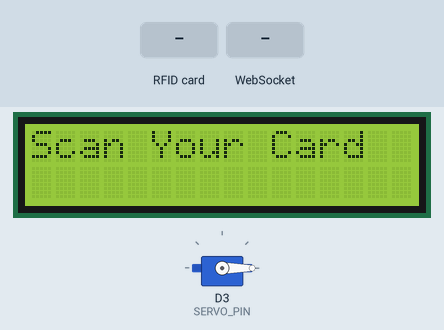
Recording of a sketch running on a simulated ESP8266 (NodeMCU). Shown: 16×2 character LCD, servo. The inputs (shaded band) are chosen by the test bench. WiFi joins after 1.5 s; servers stay silent unless stated.

Above: at 2.8 s.
2.9 s: RFID card 5E 7A 19 C4 held to the reader
At 4.1 s:
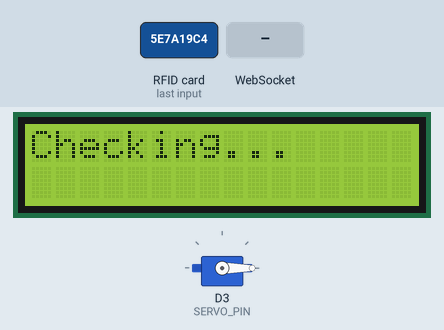
4.4 s: WebSocket text "1" received
At 5.4 s:
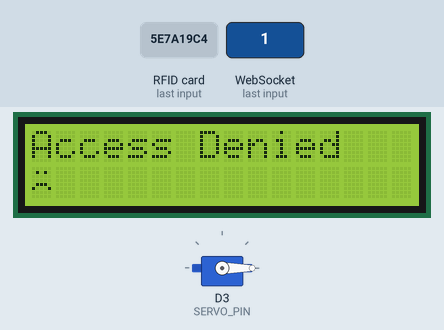
Timing chart, 0 to 7.4 s (numbered marks = the images above; inputs shaded):
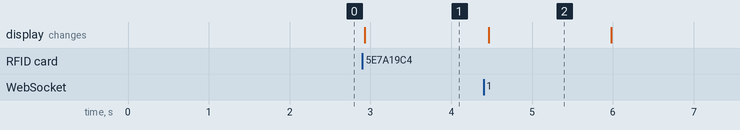

Measured:
- after the input at 2.9 s, the display: changes at once (image 1)
- after the input at 4.4 s, the display: changes after 0.06 s (image 2)
- what the display in image 2 shows lasts 1.5 s, from 4.5 s to 6.0 s

The sketch:

MotorNfcLcd.ino
```cpp
#include <ESP8266WiFi.h>
#include <WebSocketsClient.h>
#include <ArduinoJson.h>
#include <SPI.h>
#include <MFRC522.h>
#include <Servo.h>
#include <LiquidCrystal_I2C.h>

/* ===== Pins ===== */
#define SS_PIN D8
#define RST_PIN D0
#define SERVO_PIN D3

/* ===== WiFi ===== */
const char* ssid = "";
const char* password = "";

/* ===== WebSocket ===== */
const char* WS_HOST = "";
const uint16_t WS_PORT = 8765;
const char* WS_PATH = "/";

/* ===== Objects ===== */
WebSocketsClient webSocket;
MFRC522 mfrc522(SS_PIN, RST_PIN);
Servo gateServo;
LiquidCrystal_I2C lcd(0x27, 16, 2);

/* ===== State ===== */
bool wsConnected = false;

/* ===== Heart ❤️ ===== */
byte heartChar[8] = {
  0b00000,
  0b01010,
  0b11111,
  0b11111,
  0b11111,
  0b01110,
  0b00100,
};

/* ===== Sad Face 😞 ===== */
byte sadChar[8] = {
  0b00000,
  0b01010,
  0b00000,
  0b00000,
  0b01110,
  0b10001,
  0b00000,
};

/* ===== Servo ===== */
void openGate() {
  for (int pos = 15; pos <= 180; pos++) {
    gateServo.write(pos);
    delay(20);
  }

  delay(2000);

  for (int pos = 180; pos >= 15; pos--) {
    gateServo.write(pos);
    delay(20);
  }
}

/* ===== WebSocket Events ===== */
void onWebSocketEvent(WStype_t type, uint8_t* payload, size_t length) {

  if (type == WStype_CONNECTED) {
    wsConnected = true;
    lcd.clear();
    lcd.print("Scan Your Card");
  }

  if (type == WStype_DISCONNECTED) {
    wsConnected = false;
    lcd.clear();
    lcd.print("Reconnecting...");
  }

  if (type == WStype_TEXT) {
    StaticJsonDocument<128> doc;
    if (deserializeJson(doc, payload)) return;

    const char* action = doc["action"];

    if (strcmp(action, "OPEN") == 0) {
      const char* name = doc["name"];

      lcd.clear();
      lcd.print("Welcome ");
      lcd.write(byte(0));  // ❤️
      lcd.setCursor(0, 1);
      lcd.print(name);

      // السيرفو يفتح بس هنا
      openGate();
    } else {
      lcd.clear();
      lcd.print("Access Denied");
      lcd.setCursor(0, 1);
      lcd.write(byte(1));  // 😞
    }

    delay(1500);
    lcd.clear();
    lcd.print("Scan Your Card");
  }
}

/* ===== Setup ===== */
void setup() {
  Serial.begin(115200);

  lcd.init();
  lcd.backlight();
  lcd.createChar(0, heartChar);
  lcd.createChar(1, sadChar);

  lcd.clear();
  lcd.print("Scan Your Card");

  gateServo.attach(SERVO_PIN);
  gateServo.write(0);  // تأكيد إنه مقفول

  SPI.begin();
  mfrc522.PCD_Init();

  WiFi.begin(ssid, password);
  while (WiFi.status() != WL_CONNECTED) {
    delay(300);
  }

  webSocket.begin(WS_HOST, WS_PORT, WS_PATH);
  webSocket.onEvent(onWebSocketEvent);

  // Auto Reconnect
  webSocket.setReconnectInterval(3000);
  webSocket.enableHeartbeat(15000, 3000, 2);
}

/* ===== Loop ===== */
void loop() {
  webSocket.loop();

  if (!mfrc522.PICC_IsNewCardPresent()) return;
  if (!mfrc522.PICC_ReadCardSerial()) return;

  lcd.clear();
  lcd.print("Checking...");

  String uid = "";
  for (byte i = 0; i < mfrc522.uid.size; i++) {
    if (mfrc522.uid.uidByte[i] < 0x10) uid += "0";
    uid += String(mfrc522.uid.uidByte[i], HEX);
  }
  uid.toUpperCase();

  if (wsConnected) {
    StaticJsonDocument<128> doc;
    doc["uid"] = uid;
    String msg;
    serializeJson(doc, msg);
    webSocket.sendTXT(msg);
  }

  mfrc522.PICC_HaltA();
  delay(1500);
}
```
